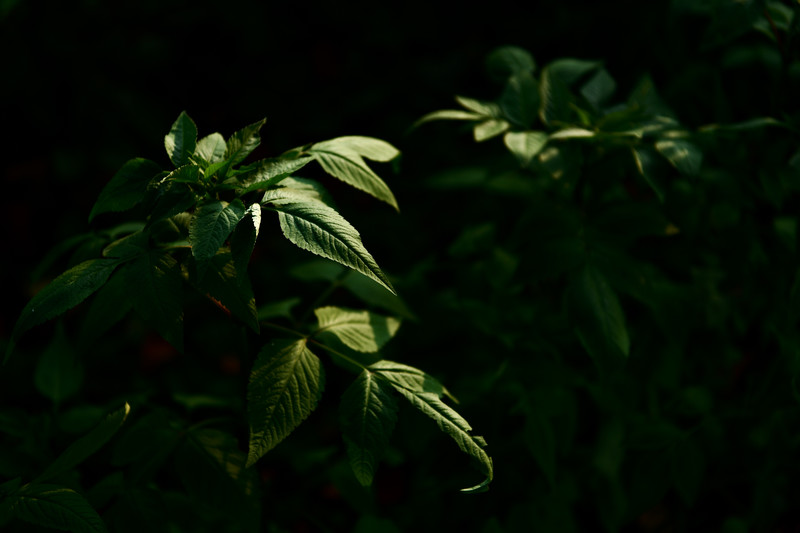
#> input picture sample.jpg, 800 x 533 px
$ python color_equalize_hist.py
#> lines starting #> are read from the running program, lines starting #| are printed output that depends on the picture
#> further down, sample_image is the input picture: shape (533, 800, 3); mean B, G, R 4.4, 17.1, 7.8
import copy
import cv2 as cv


def color_equalize_hist(bgr_image,
                        use_CLAHE=False,
                        clipLimit=2.0,
                        tileGridSize=(8, 8)):
    """ヒストグラム平坦化(カラー画像)した画像を返す

    Args:
        bgr_image: OpenCV Image
        use_CLAHE: use CLAHE
        clipLimit: CLAHE Option
        tileGridSize: CLAHE Option

    Returns:
        Image after applying the color_equalize_hist.
    """
#> called with use_CLAHE = True, clipLimit = 2, tileGridSize = (8, 8)
    _bgr_image = copy.deepcopy(bgr_image)

    yuv_image = cv.cvtColor(_bgr_image, cv.COLOR_BGR2YUV)
#> yuv_image: shape (533, 800, 3); mean of channels 0, 1, 2 12.8, 124, 123.5

    if not use_CLAHE:
        yuv_image[:, :, 0] = cv.equalizeHist(yuv_image[:, :, 0])
    else:
        clahe = cv.createCLAHE(clipLimit=clipLimit, tileGridSize=tileGridSize)
        yuv_image[:, :, 0] = clahe.apply(yuv_image[:, :, 0])
#> yuv_image: shape (533, 800, 3); mean of channels 0, 1, 2 27.7, 124, 123.5

    result_image = cv.cvtColor(yuv_image, cv.COLOR_YUV2BGR)
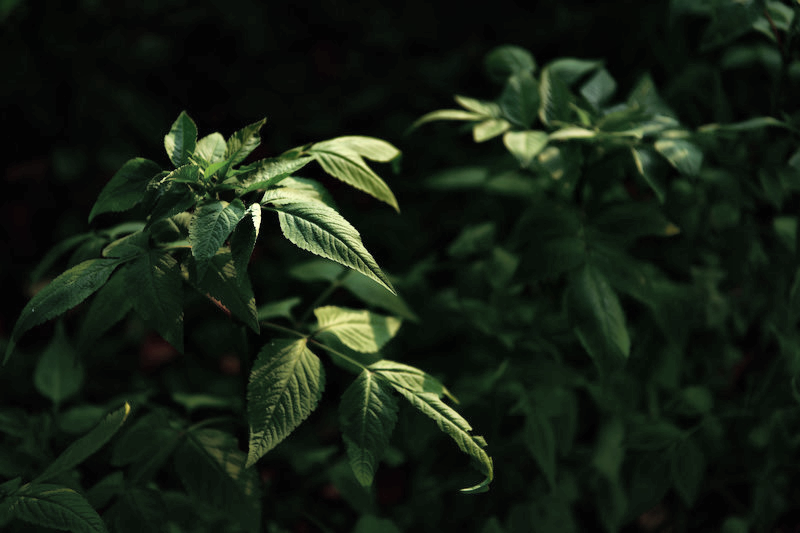
#> result_image: shape (533, 800, 3); mean B, G, R 19.7, 32, 22.5

    return result_image


if __name__ == '__main__':
    sample_image = cv.imread('sample.jpg')
    result_image = color_equalize_hist(sample_image, True)

    cv.imshow('Before', sample_image)
    cv.imshow('After', result_image)
    cv.waitKey(-1)
